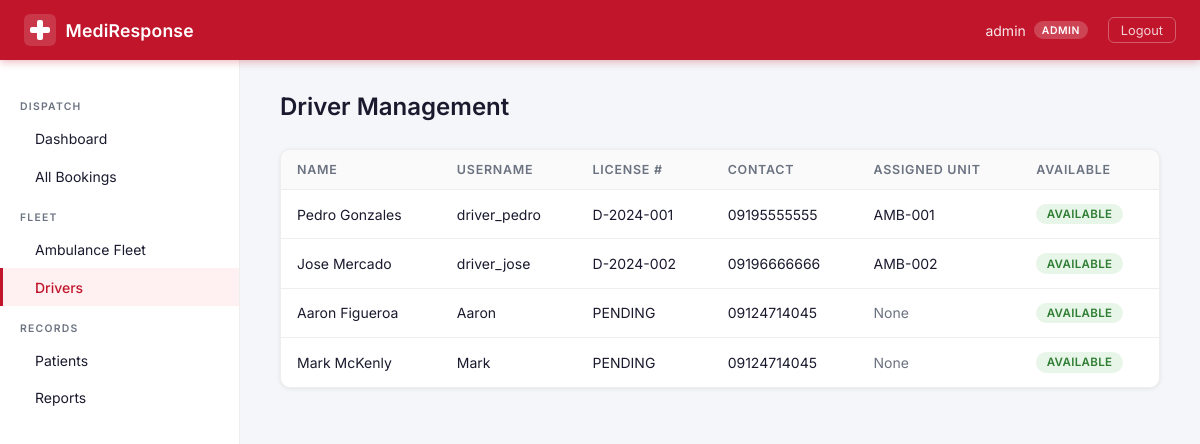
The page /admin-panel/drivers/ (signed in) on the database its author committed.
### booking/models.py (models this page shows, shortened)
class UserProfile(models.Model):
    ROLE_CHOICES = [
        ('admin', 'Admin'),
        ('patient', 'Patient'),
        ('driver', 'Driver'),
    ]
    user = models.OneToOneField(
        User,
        on_delete=models.CASCADE,   # If the user is deleted, delete the profile too
        related_name='profile'      # Access via: user.profile
    )
    role = models.CharField(max_length=20, choices=ROLE_CHOICES, default='patient')
    phone = models.CharField(max_length=20, blank=True)

class Driver(models.Model):
    user = models.OneToOneField(User, on_delete=models.CASCADE, related_name='driver_profile')
    license_number = models.CharField(max_length=50)
    contact_number = models.CharField(max_length=20)
    assigned_ambulance = models.OneToOneField(
        Ambulance,
        on_delete=models.SET_NULL,
        null=True,
        blank=True,
        related_name='assigned_driver'
    )
    is_available = models.BooleanField(default=True)

class Ambulance(models.Model):
    TYPE_CHOICES = [
        ('BLS', 'Basic Life Support'),
        ('ALS', 'Advanced Life Support'),
    ]
    STATUS_CHOICES = [
        ('available', 'Available'),
        ('on_call', 'On Call'),
        ('en_route', 'En Route'),
        ('maintenance', 'Maintenance'),
    ]
    unit_number = models.CharField(max_length=20, unique=True)
    plate_number = models.CharField(max_length=20, unique=True)
    ambulance_type = models.CharField(max_length=10, choices=TYPE_CHOICES, default='BLS')
    status = models.CharField(max_length=20, choices=STATUS_CHOICES, default='available')
    notes = models.TextField(blank=True)

### booking/views.py (the view)
        def wrapper(request, *args, **kwargs):
            if not request.user.is_authenticated:
                return redirect('login')
            try:
                if request.user.profile.role == role or request.user.is_superuser:
                    return view_func(request, *args, **kwargs)
            except UserProfile.DoesNotExist:
                pass
            return redirect('forbidden')

### booking/views.py (called while the page is built)
def role_required(role):
    def decorator(view_func):
        def wrapper(request, *args, **kwargs):
            if not request.user.is_authenticated:
                return redirect('login')
            try:
                if request.user.profile.role == role or request.user.is_superuser:
                    return view_func(request, *args, **kwargs)
            except UserProfile.DoesNotExist:
                pass
            return redirect('forbidden')
        wrapper.__name__ = view_func.__name__
        return wrapper
    return decorator

@login_required
@role_required('admin')
def admin_drivers(request):
    drivers = Driver.objects.select_related('user', 'assigned_ambulance').all()
    return render(request, 'booking/admin/drivers.html', {'drivers': drivers})

### templates/booking/admin/drivers.html (shortened to what this page needs)
{% extends "base.html" %}
{% block content %}
<div class="page-header">
    <h1>Driver Management</h1>
</div>
<div class="card">
    <div class="table-wrap">
        <table class="table">
            <thead>
                <tr>
                    <th>Name</th><th>Username</th><th>License #</th>
                    <th>Contact</th><th>Assigned Unit</th><th>Available</th>
                </tr>
            </thead>
            <tbody>
                {% for driver in drivers %}
                <tr>
                    <td>{{ driver.user.get_full_name|default:driver.user.username }}</td>
                    <td>{{ driver.user.username }}</td>
                    <td>{{ driver.license_number }}</td>
                    <td>{{ driver.contact_number }}</td>
                    <td>{% if driver.assigned_ambulance %}{{ driver.assigned_ambulance.unit_number }}{% else %}<span class="text-muted">None</span>{% endif %}</td>
                    <td>
                        {% if driver.is_available %}
                        <span class="status-badge status-badge--available">Available</span>
                        {% else %}
                        <span class="status-badge status-badge--on_call">On Call</span>
                        {% endif %}
                    </td>
                </tr>
                {% empty %}
                <tr><td colspan="6" class="text-center text-muted">No drivers registered.</td></tr>
                {% endfor %}
            </tbody>
        </table>
    </div>
</div>
{% endblock %}

### templates/base.html (shortened to what this page needs)
{% load static %}
<!DOCTYPE html>
<html lang="en">
<head>
    <link rel="stylesheet" href="{% static 'css/style.css' %}">
</head>
<body>
{% if user.is_authenticated %}
<header class="topbar">
    <div class="topbar__left">
        <a href="{% url 'dashboard' %}" class="topbar__brand">
            <svg class="topbar__logo" viewBox="0 0 32 32" fill="none" xmlns="http://www.w3.org/2000/svg">
                <rect width="32" height="32" rx="6" fill="white" fill-opacity="0.15"/>
                <rect x="13" y="6" width="6" height="20" rx="2" fill="white"/>
                <rect x="6" y="13" width="20" height="6" rx="2" fill="white"/>
            </svg>
            <span class="topbar__name">MediResponse</span>
        </a>
    </div>
    <div class="topbar__right">
        <span class="topbar__user">
            {{ user.get_full_name|default:user.username }}
            {% if user.profile %}
            <span class="role-badge role-badge--{{ user.profile.role }}">{{ user.profile.role|capfirst }}</span>
            {% endif %}
        </span>
        <form method="post" action="{% url 'logout' %}" style="display:inline;">
    <button type="submit" class="topbar__logout">Logout</button>
</form>
    </div>
</header>
<div class="layout">
    <aside class="sidebar" id="sidebar">
        <nav class="sidebar__nav">
            {% if user.is_superuser or user.profile.role == 'admin' %}
            <p class="sidebar__section-label">Dispatch</p>
            <a href="{% url 'admin_dashboard' %}" class="sidebar__link {% if request.resolver_match.url_name == 'admin_dashboard' %}active{% endif %}">
                 Dashboard
            </a>
            <a href="{% url 'admin_bookings_list' %}" class="sidebar__link {% if 'bookings' in request.resolver_match.url_name %}active{% endif %}">
                 All Bookings
            </a>
            <p class="sidebar__section-label">Fleet</p>
            <a href="{% url 'admin_fleet' %}" class="sidebar__link {% if 'fleet' in request.resolver_match.url_name %}active{% endif %}">
                 Ambulance Fleet
            </a>
            <a href="{% url 'admin_drivers' %}" class="sidebar__link {% if request.resolver_match.url_name == 'admin_drivers' %}active{% endif %}">
                 Drivers
            </a>
            <p class="sidebar__section-label">Records</p>
            <a href="{% url 'admin_patients' %}" class="sidebar__link {% if request.resolver_match.url_name == 'admin_patients' %}active{% endif %}">
                 Patients
            </a>
            <a href="{% url 'admin_reports' %}" class="sidebar__link {% if request.resolver_match.url_name == 'admin_reports' %}active{% endif %}">
                 Reports
            </a>
            {% elif user.profile.role == 'driver' %}
            <p class="sidebar__section-label">Dispatch</p>
            <a href="{% url 'driver_dashboard' %}" class="sidebar__link {% if request.resolver_match.url_name == 'driver_dashboard' %}active{% endif %}">
                <span class="sidebar__icon"></span> My Dashboard
            </a>
            {% endif %}
        </nav>
    </aside>
    <main class="content">
        {% block content %}{% endblock %}
    </main>
</div>
{% else %}
<div class="auth-wrapper">
    {% block auth_content %}{% endblock %}
</div>
{% endif %}
</body>
</html>

### rows shown on the page
Driver: user.get_full_name "Pedro Gonzales", user.username "driver_pedro", license_number "D-2024-001", contact_number "09195555555", assigned_ambulance.unit_number "AMB-001", is_available "AVAILABLE"
Driver: user.get_full_name "Jose Mercado", user.username "driver_jose", license_number "D-2024-002", contact_number "09196666666", assigned_ambulance.unit_number "AMB-002", is_available "AVAILABLE"
Driver: user.get_full_name "Aaron Figueroa", user.username "Aaron", license_number "PENDING", contact_number "09124714045", shows "None", is_available "AVAILABLE"
Driver: user.get_full_name "Mark McKenly", user.username "Mark", license_number "PENDING", contact_number "09124714045", shows "None", is_available "AVAILABLE"

### other values the page prints
{{ user.get_full_name|default:user.username }} "admin"
{{ user.profile.role|capfirst }} "ADMIN"
